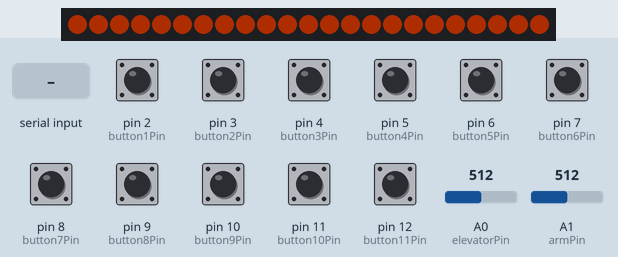
The sketch below on a simulated Arduino Leonardo, built with avr-gcc and run on an emulated ATmega32U4. Parts: 23 RGB LEDs in strip order, left to right. The test bench sets the inputs (shaded band); at power-on: pin 2 (button1Pin), pin 3 (button2Pin), pin 4 (button3Pin), pin 5 (button4Pin), pin 6 (button5Pin), pin 7 (button6Pin), pin 8 (button7Pin), pin 9 (button8Pin), pin 10 (button9Pin), pin 11 (button10Pin), pin 12 (button11Pin) LOW, A0 (elevatorPin) = 512, A1 (armPin) = 512. Dim RGB values are drawn brighter than linear; USB keyboard and mouse output is not drawn.

Above: at 1.8 s.
At 3.0 s:
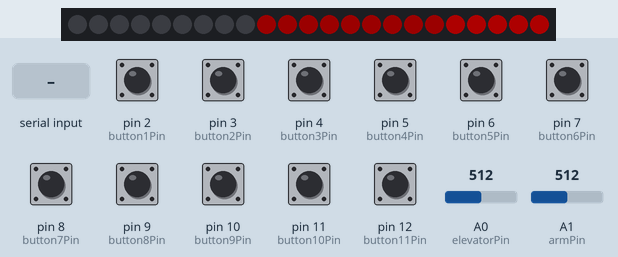
3.1 s: "<2>" received over Serial
At 3.9 s:
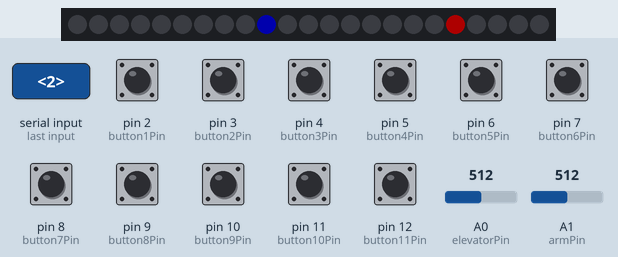
Timing chart, 0 to 6.1 s (numbered marks = the images above; inputs shaded):
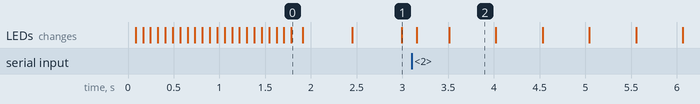

Measured:
- after the input at 3.1 s, the LEDs: first change after 0.06 s (image 2 shows a later state)
- what the display in image 2 shows lasts 0.5 s, from 3.5 s to 4.0 s

The sketch:

button_boxV5.ino
```cpp
#include <Joystick.h>

Joystick_ Joystick(JOYSTICK_DEFAULT_REPORT_ID, JOYSTICK_TYPE_GAMEPAD, 13, 0, true, true, false, false, false, false, false, false, false, false, false);

#include <FastLED.h>
#define LED_PIN 13
#define NUM_LEDS 23

CRGB leds[NUM_LEDS];

  int button1Pin = 2;
  int button2Pin = 3;
  int button3Pin = 4;
  int button4Pin = 5;
  int button5Pin = 6;
  int button6Pin = 7;
  int button7Pin = 8;
  int button8Pin = 9;
  int button9Pin = 10;
  int button10Pin = 11;
  int button11Pin = 12;

  int elevatorPin = A0;
  int armPin = A1;

//For flash code later on:

// Generally, you should use "unsigned long" for variables that hold time
// The value will quickly become too large for an int to store
unsigned long previousMillis = 0;  // will store last time LED was updated

// constants won't change:
const long interval = 500;  // interval at which to blink (milliseconds)

bool flashLight = false;

//===============

// <gamepeice?, cameras?, gyro?, match_time?, drivetrain?, elevator?, gantry_arm?, intake?, funnel?, climber?>

const byte numChars = 32;
char receivedChars[numChars];
char tempChars[numChars];        // temporary array for use when parsing

int gamepiece_value = 0;
int camera_value = 0;
int gyro_value = 0;
int matchtime_value = -1;
int drivetrain_value = 0;
int elevator_value = 0;
int gantryarm_value = 0;
int intake_value = 0;
int funnel_value = 0;
int climber_value = 0;

boolean newData = false;

//====================

void setup() {

  FastLED.addLeds<WS2812, LED_PIN, GRB>(leds, NUM_LEDS);
  FastLED.setBrightness(50);

  pinMode(button1Pin, INPUT);
  pinMode(button2Pin, INPUT);
  pinMode(button3Pin, INPUT);
  pinMode(button4Pin, INPUT);
  pinMode(button5Pin, INPUT);
  pinMode(button6Pin, INPUT);
  pinMode(button7Pin, INPUT);
  pinMode(button8Pin, INPUT);
  pinMode(button9Pin, INPUT);
  pinMode(button10Pin, INPUT);
  pinMode(button11Pin, INPUT);

  Joystick.begin();

  Joystick.setRxAxis(0);
  Joystick.setRyAxis(0);
  Joystick.setRzAxis(0);
  Joystick.setXAxis(0);
  Joystick.setYAxis(0);
  Joystick.setZAxis(0);
  Joystick.setAccelerator(0);
  Joystick.setBrake(0);
  Joystick.setRudder(0);
  Joystick.setSteering(0);
  Joystick.setThrottle(0);

  Serial.begin(115200);


  startAnimation();

}

void loop() {

  //=======================

    unsigned long currentMillis = millis();

    if (currentMillis - previousMillis >= interval) {
    // save the last time you blinked the LED
    previousMillis = currentMillis;

    // if the LED is off turn it on and vice-versa:
    if (flashLight == false) {
      flashLight = true;
    } else {
      flashLight = false;
    }

  }

  //============================================

  bool button0 = true;
  bool button1 = digitalRead(button1Pin);
  bool button2 = digitalRead(button2Pin);
  bool button3 = digitalRead(button3Pin);
  bool button4 = digitalRead(button4Pin);
  bool button5 = digitalRead(button5Pin);
  bool button6 = digitalRead(button6Pin);
  bool button7 = digitalRead(button7Pin);
  bool button8 = digitalRead(button8Pin);
  bool button9 = digitalRead(button9Pin);
  bool button10 = digitalRead(button10Pin);
  bool button11 = digitalRead(button11Pin);

  if(button1){
    Joystick.pressButton(1);
  }else{
    Joystick.releaseButton(1);
  }

  if(button2){
    Joystick.pressButton(2);
  }else{
    Joystick.releaseButton(2);
  }

  if(button3){
    Joystick.pressButton(3);
  }else{
    Joystick.releaseButton(3);
  }

  if(button4){
    Joystick.pressButton(4);
  }else{
    Joystick.releaseButton(4);
  }

  if(!button1 && !button2 && !button3 && !button4){
    Joystick.pressButton(0);
    button0 = true;
  }else{
    Joystick.releaseButton(0);
    button0 = false;
  }

  if(button5){
    Joystick.pressButton(5);
  }else{
    Joystick.releaseButton(5);
  }

  if(button6){
    Joystick.pressButton(6);
  }else{
    Joystick.releaseButton(6);
  }

  if(button7){
    Joystick.pressButton(7);
  }else{
    Joystick.releaseButton(7);
  }

  if(button8){
    Joystick.pressButton(8);
  }else{
    Joystick.releaseButton(8);
  }

  if(button9){
    Joystick.pressButton(9);
  }else{
    Joystick.releaseButton(9);
  }

  if(button10){
    Joystick.pressButton(10);
  }else{
    Joystick.releaseButton(10);
  }

  if(button11){
    Joystick.pressButton(11);
  }else{
    Joystick.releaseButton(11);
  }

  int elevatorValueRaw = analogRead(elevatorPin);
  int elevatorValue = map(elevatorValueRaw, 0, 1023, 1000, 0);
  Joystick.setXAxis(elevatorValue);
  //Serial.println(elevatorValue);

  int armValueRaw = analogRead(armPin);
  int armValue = map(armValueRaw, 0, 1023, 1000, 0);
  Joystick.setYAxis(armValue);
  //Serial.println(armValue);

  if(button1 && button6){
    leds[0] = CRGB::OrangeRed;
    FastLED.show();
  }else{
    leds[0] = CRGB::Black;
    FastLED.show();
  }
  if(button2 && button6){
    leds[1] = CRGB::OrangeRed;
    FastLED.show();
  }else{
    leds[1] = CRGB::Black;
    FastLED.show();
  }
  if(button3 && button6){
    leds[2] = CRGB::OrangeRed;
    FastLED.show();
  }else{
    leds[2] = CRGB::Black;
    FastLED.show();
  }
  if(button4 && button6){
    leds[3] = CRGB::OrangeRed;
    FastLED.show();
  }else{
    leds[3] = CRGB::Black;
    FastLED.show();
  }
  if(button4 && button5){
    leds[4] = CRGB::OrangeRed;
    FastLED.show();
  }else{
    leds[4] = CRGB::Black;
    FastLED.show();
  }
  if(button3 && button5){
    leds[5] = CRGB::OrangeRed;
    FastLED.show();
  }else{
    leds[5] = CRGB::Black;
    FastLED.show();
  }
  if(button2 && button5){
    leds[6] = CRGB::OrangeRed;
    FastLED.show();
  }else{
    leds[6] = CRGB::Black;
    FastLED.show();
  }
  if(button1 && button5){
    leds[7] = CRGB::OrangeRed;
    FastLED.show();
  }else{
    leds[7] = CRGB::Black;
    FastLED.show();
  }

//Delta Light
 /*if(){
  leds[8] = CRBG::OrangeRed;
 }else{

 }*/

 //Gamepiece Light
 if(gamepiece_value == 1){
  leds[9] = CRGB::Black;
  FastLED.show();
 }else if(gamepiece_value == 2){
  leds[9] = CRGB::Blue;
  FastLED.show();
 }else{

  if(flashLight == true){
    leds[9] = CRGB::DarkRed;
    FastLED.show();
  }else{
    leds[9] = CRGB::Black;
    FastLED.show();
  }

 }

 //Camera Light
 if(camera_value == 1){
  leds[10] = CRGB::Yellow;
  FastLED.show();
 }else if(camera_value == 2){
  leds[10] = CRGB::OrangeRed;
  FastLED.show();
 }else if(camera_value == 3){
  leds[10] = CRGB::Green;
  FastLED.show();
 }else{

  if(flashLight == true){
    leds[10] = CRGB::DarkRed;
    FastLED.show();
  }else{
    leds[10] = CRGB::Black;
    FastLED.show();
  }

 }

 //Gyro Light
 if(gyro_value == 1){
  leds[11] = CRGB::Red;
  FastLED.show();
 }else if(gyro_value == 2){
  leds[11] = CRGB::Yellow;
  FastLED.show();
 }else if(gyro_value == 3){
  leds[11] = CRGB::Green;
  FastLED.show();
 }else{

  if(flashLight == true){
    leds[11] = CRGB::DarkRed;
    FastLED.show();
  }else{
    leds[11] = CRGB::Black;
    FastLED.show();
  }

 }

  //Match Time
if(matchtime_value >= 5400){
  leds[22] = CRGB::Blue;
  leds[21] = CRGB::Blue;
  leds[20] = CRGB::Blue;
  leds[19] = CRGB::Blue;
  leds[18] = CRGB::Blue;
  FastLED.show();
}else if(matchtime_value >= 4050 && matchtime_value < 5400){
  leds[22] = CRGB::Black;
  leds[21] = CRGB::Green;
  leds[20] = CRGB::Green;
  leds[19] = CRGB::Green;
  leds[18] = CRGB::Green;
  FastLED.show();
}else if(matchtime_value >= 2700 && matchtime_value < 4050){
  leds[22] = CRGB::Black;
  leds[21] = CRGB::Black;
  leds[20] = CRGB::Yellow;
  leds[19] = CRGB::Yellow;
  leds[18] = CRGB::Yellow;
  FastLED.show();
}else if(matchtime_value >= 1350 && matchtime_value < 2700){
  leds[22] = CRGB::Black;
  leds[21] = CRGB::Black;
  leds[20] = CRGB::Black;
  leds[19] = CRGB::OrangeRed;
  leds[18] = CRGB::OrangeRed;
  FastLED.show();
}else if(matchtime_value >= 0 && matchtime_value < 1350){
  leds[22] = CRGB::Black;
  leds[21] = CRGB::Black;
  leds[20] = CRGB::Black;
  leds[19] = CRGB::Black;
  leds[18] = CRGB::Red;
}else{

  if(flashLight == true){
  leds[18] = CRGB::Red;
  leds[19] = CRGB::Red;
  leds[20] = CRGB::Red;
  leds[21] = CRGB::Red;
  leds[22] = CRGB::Red;
    FastLED.show();
  }else{
  leds[18] = CRGB::Black;
  leds[19] = CRGB::Black;
  leds[20] = CRGB::Black;
  leds[21] = CRGB::Black;
  leds[22] = CRGB::Black;
    FastLED.show();
  }

 }


  //Drivetrain Light
 if(drivetrain_value == 1){
  leds[17] = CRGB::Red;
  FastLED.show();
 }else if(drivetrain_value == 2){
  if(flashLight == true){
    leds[17] = CRGB::Yellow;
    FastLED.show();
  }else{
    leds[17] = CRGB::Black;
    FastLED.show();
  }
 }else if(drivetrain_value == 3){
  leds[17] = CRGB::Green;
  FastLED.show();
 }else{

  if(flashLight == true){
    leds[17] = CRGB::DarkRed;
    FastLED.show();
  }else{
    leds[17] = CRGB::Black;
    FastLED.show();
  }

 }

 //Elevator Light
 if(elevator_value == 1){
  leds[16] = CRGB::Red;
  FastLED.show();
 }else if(elevator_value == 2){
  if(flashLight == true){
    leds[16] = CRGB::Yellow;
    FastLED.show();
  }else{
    leds[16] = CRGB::Black;
    FastLED.show();
  }
 }else if(elevator_value == 3){
  leds[16] = CRGB::Green;
  FastLED.show();
 }else{

  if(flashLight == true){
    leds[16] = CRGB::DarkRed;
    FastLED.show();
  }else{
    leds[16] = CRGB::Black;
    FastLED.show();
  }

 }

 //Gantry Arm Light
 if(gantryarm_value == 1){
  leds[15] = CRGB::Red;
  FastLED.show();
 }else if(gantryarm_value == 2){
  if(flashLight == true){
    leds[15] = CRGB::Yellow;
    FastLED.show();
  }else{
    leds[15] = CRGB::Black;
    FastLED.show();
  }
 }else if(gantryarm_value == 3){
  leds[15] = CRGB::Green;
  FastLED.show();
 }else{

  if(flashLight == true){
    leds[15] = CRGB::DarkRed;
    FastLED.show();
  }else{
    leds[15] = CRGB::Black;
    FastLED.show();
  }

 }

 //Intake Light
 if(intake_value == 1){
  leds[14] = CRGB::Red;
  FastLED.show();
 }else if(intake_value == 2){
  leds[14] = CRGB::Green;
  FastLED.show();
 }else{

  if(flashLight == true){
    leds[14] = CRGB::DarkRed;
    FastLED.show();
  }else{
    leds[14] = CRGB::Black;
    FastLED.show();
  }

 }

 //Funnel Light
 if(funnel_value == 1){
  leds[13] = CRGB::Red;
  FastLED.show();
 }else if(funnel_value == 2){
  leds[13] = CRGB::Purple;
  FastLED.show();
 }else if(funnel_value == 3){
  leds[13] = CRGB::Green;
  FastLED.show();
 }else{

  if(flashLight == true){
    leds[13] = CRGB::DarkRed;
    FastLED.show();
  }else{
    leds[13] = CRGB::Black;
    FastLED.show();
  }

 }

 //Climber Light
 if(climber_value == 1){
  leds[12] = CRGB::Red;
  FastLED.show();
 }else if(climber_value == 2){
  if(flashLight == true){
    leds[12] = CRGB::Yellow;
    FastLED.show();
  }else{
    leds[12] = CRGB::Black;
    FastLED.show();
  }
 }else if(climber_value == 3){
  leds[12] = CRGB::Purple;
  FastLED.show();
 }else if(climber_value == 4){
  leds[12] = CRGB::Green;
  FastLED.show();
 }else{

  if(flashLight == true){
    leds[12] = CRGB::DarkRed;
    FastLED.show();
  }else{
    leds[12] = CRGB::Black;
    FastLED.show();
  }

 }


recvWithStartEndMarkers();
    if (newData == true) {
        strcpy(tempChars, receivedChars);
            // this temporary copy is necessary to protect the original data
            //   because strtok() used in parseData() replaces the commas with \0
        parseData();
        //showParsedData();
        newData = false;
    }


}

//============

void recvWithStartEndMarkers() {
    static boolean recvInProgress = false;
    static byte ndx = 0;
    char startMarker = '<';
    char endMarker = '>';
    char rc;

    while (Serial.available() > 0 && newData == false) {
        rc = Serial.read();

        if (recvInProgress == true) {
            if (rc != endMarker) {
                receivedChars[ndx] = rc;
                ndx++;
                if (ndx >= numChars) {
                    ndx = numChars - 1;
                }
            }
            else {
                receivedChars[ndx] = '\0'; // terminate the string
                recvInProgress = false;
                ndx = 0;
                newData = true;
            }
        }

        else if (rc == startMarker) {
            recvInProgress = true;
        }
    }
}

//============

void parseData() {      // split the data into its parts

    char * strtokIndx; // this is used by strtok() as an index

    strtokIndx = strtok(tempChars,",");      // get the first part - the string
    gamepiece_value = atoi(strtokIndx);     // convert this part to an integer

    strtokIndx = strtok(NULL, ","); // this continues where the previous call left off
    camera_value = atoi(strtokIndx);     // convert this part to an integer

    strtokIndx = strtok(NULL, ",");
    gyro_value = atoi(strtokIndx);     // convert this part to an integer

    strtokIndx = strtok(NULL, ",");
    matchtime_value = atoi(strtokIndx);

    strtokIndx = strtok(NULL, ",");
    drivetrain_value = atoi(strtokIndx);

    strtokIndx = strtok(NULL, ",");
    elevator_value = atoi(strtokIndx);

    strtokIndx = strtok(NULL, ",");
    gantryarm_value = atoi(strtokIndx);

    strtokIndx = strtok(NULL, ",");
    intake_value = atoi(strtokIndx);

    strtokIndx = strtok(NULL, ",");
    funnel_value = atoi(strtokIndx);

    strtokIndx = strtok(NULL, ",");
    climber_value = atoi(strtokIndx);

}

//============

void showParsedData() {
    Serial.print("Gamepiece?: ");
    Serial.println(gamepiece_value);
    Serial.print("Camera?:  ");
    Serial.println(camera_value);
    Serial.print("Gyro?: ");
    Serial.println(gyro_value);
    Serial.print("Match Time?: ");
    Serial.println(matchtime_value);
    Serial.print("Drivetrain?:  ");
    Serial.println(drivetrain_value);
    Serial.print("Elevator?: ");
    Serial.println(elevator_value);
    Serial.print("Arm?:  ");
    Serial.println(gantryarm_value);
    Serial.print("Intake?: ");
    Serial.println(intake_value);
    Serial.print("Funnel?: ");
    Serial.println(funnel_value);
    Serial.print("Climber?:  ");
    Serial.println(climber_value);
}

void startAnimation() {

  for(int i = 0; i < 23; i++){
    leds[i] = CRGB::OrangeRed;
    FastLED.show();
    delay(80);
  }
  leds[0] = CRGB::Black;
  leds[1] = CRGB::Black;
  leds[2] = CRGB::Black;
  leds[3] = CRGB::Black;
  leds[4] = CRGB::Black;
  leds[5] = CRGB::Black;
  leds[6] = CRGB::Black;
  leds[7] = CRGB::Black;
  leds[8] = CRGB::Black;
  leds[9] = CRGB::Black;
  leds[10] = CRGB::Black;
  leds[11] = CRGB::Black;
  leds[12] = CRGB::Black;
  leds[13] = CRGB::Black;
  leds[14] = CRGB::Black;
  leds[15] = CRGB::Black;
  leds[16] = CRGB::Black;
  leds[17] = CRGB::Black;
  leds[18] = CRGB::Black;
  leds[19] = CRGB::Black;
  leds[20] = CRGB::Black;
  leds[21] = CRGB::Black;
  leds[22] = CRGB::Black;
  FastLED.show();

}
```
